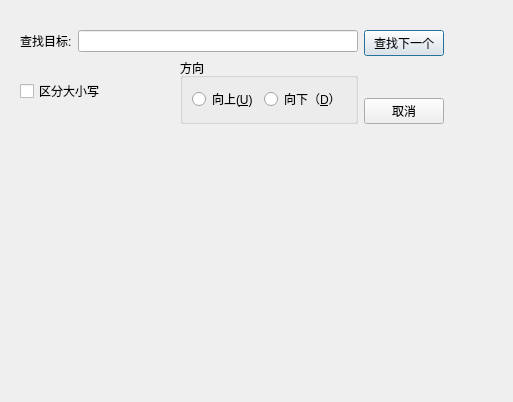
<?xml version="1.0" encoding="UTF-8"?>
<ui version="4.0">
 <class>SearchDialog</class>
 <widget class="QDialog" name="SearchDialog">
  <property name="geometry">
   <rect>
    <x>0</x>
    <y>0</y>
    <width>513</width>
    <height>402</height>
   </rect>
  </property>
  <property name="windowTitle">
   <string>查找</string>
  </property>
  <widget class="QWidget" name="">
   <property name="geometry">
    <rect>
     <x>20</x>
     <y>30</y>
     <width>424</width>
     <height>94</height>
    </rect>
   </property>
   <layout class="QHBoxLayout" name="horizontalLayout_4">
    <item>
     <layout class="QVBoxLayout" name="verticalLayout_2">
      <item>
       <layout class="QHBoxLayout" name="horizontalLayout">
        <item>
         <widget class="QLabel" name="label">
          <property name="text">
           <string>查找目标:</string>
          </property>
         </widget>
        </item>
        <item>
         <widget class="QLineEdit" name="searchText"/>
        </item>
       </layout>
      </item>
      <item>
       <layout class="QHBoxLayout" name="horizontalLayout_3">
        <item>
         <widget class="QCheckBox" name="checkBox">
          <property name="text">
           <string>区分大小写</string>
          </property>
         </widget>
        </item>
        <item>
         <widget class="QGroupBox" name="groupBox">
          <property name="title">
           <string>方向</string>
          </property>
          <layout class="QHBoxLayout" name="horizontalLayout_2">
           <item>
            <widget class="QRadioButton" name="rbUp">
             <property name="text">
              <string>向上(&amp;U)</string>
             </property>
            </widget>
           </item>
           <item>
            <widget class="QRadioButton" name="rbDown">
             <property name="text">
              <string>向下（&amp;D）</string>
             </property>
            </widget>
           </item>
          </layout>
         </widget>
        </item>
       </layout>
      </item>
     </layout>
    </item>
    <item>
     <layout class="QVBoxLayout" name="verticalLayout">
      <item>
       <widget class="QPushButton" name="btFindNext">
        <property name="text">
         <string>查找下一个</string>
        </property>
       </widget>
      </item>
      <item>
       <spacer name="verticalSpacer">
        <property name="orientation">
         <enum>Qt::Vertical</enum>
        </property>
        <property name="sizeHint" stdset="0">
         <size>
          <width>20</width>
          <height>40</height>
         </size>
        </property>
       </spacer>
      </item>
      <item>
       <widget class="QPushButton" name="btCancel">
        <property name="text">
         <string>取消</string>
        </property>
       </widget>
      </item>
     </layout>
    </item>
   </layout>
  </widget>
  <zorder>label</zorder>
  <zorder>searchText</zorder>
  <zorder>btFindNext</zorder>
  <zorder>btCancel</zorder>
  <zorder>groupBox</zorder>
  <zorder>checkBox</zorder>
  <zorder>checkBox</zorder>
 </widget>
 <resources/>
 <connections/>
</ui>
